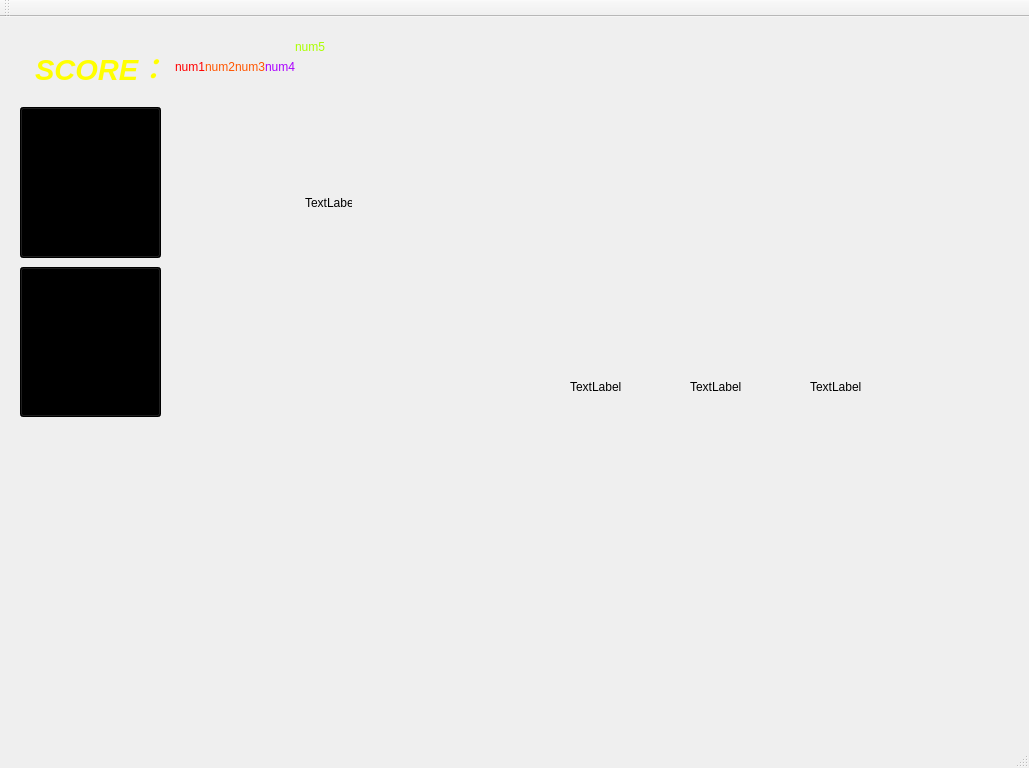
<?xml version="1.0" encoding="UTF-8"?>
<ui version="4.0">
 <class>MainWindow</class>
 <widget class="QMainWindow" name="MainWindow">
  <property name="geometry">
   <rect>
    <x>0</x>
    <y>0</y>
    <width>1029</width>
    <height>768</height>
   </rect>
  </property>
  <property name="windowTitle">
   <string>MainWindow</string>
  </property>
  <widget class="QWidget" name="centralWidget">
   <widget class="QLabel" name="rock_66">
    <property name="geometry">
     <rect>
      <x>765</x>
      <y>500</y>
      <width>40</width>
      <height>20</height>
     </rect>
    </property>
    <property name="text">
     <string/>
    </property>
    <property name="pixmap">
     <pixmap resource="pics.qrc">:/pics/things_9.png</pixmap>
    </property>
   </widget>
   <widget class="QLabel" name="rock_10">
    <property name="geometry">
     <rect>
      <x>885</x>
      <y>340</y>
      <width>40</width>
      <height>20</height>
     </rect>
    </property>
    <property name="text">
     <string/>
    </property>
    <property name="pixmap">
     <pixmap resource="pics.qrc">:/pics/things_9.png</pixmap>
    </property>
   </widget>
   <widget class="QLabel" name="ground">
    <property name="geometry">
     <rect>
      <x>-5</x>
      <y>600</y>
      <width>1024</width>
      <height>168</height>
     </rect>
    </property>
    <property name="text">
     <string/>
    </property>
    <property name="pixmap">
     <pixmap resource="pics.qrc">:/pics/ground_ch.png</pixmap>
    </property>
   </widget>
   <widget class="QLabel" name="rock_2">
    <property name="geometry">
     <rect>
      <x>565</x>
      <y>340</y>
      <width>40</width>
      <height>20</height>
     </rect>
    </property>
    <property name="text">
     <string/>
    </property>
    <property name="pixmap">
     <pixmap resource="pics.qrc">:/pics/things_9.png</pixmap>
    </property>
   </widget>
   <widget class="QLabel" name="rock_21">
    <property name="geometry">
     <rect>
      <x>885</x>
      <y>280</y>
      <width>40</width>
      <height>20</height>
     </rect>
    </property>
    <property name="text">
     <string/>
    </property>
    <property name="pixmap">
     <pixmap resource="pics.qrc">:/pics/things_9.png</pixmap>
    </property>
   </widget>
   <widget class="QLabel" name="rock_73">
    <property name="geometry">
     <rect>
      <x>885</x>
      <y>440</y>
      <width>40</width>
      <height>20</height>
     </rect>
    </property>
    <property name="text">
     <string/>
    </property>
    <property name="pixmap">
     <pixmap resource="pics.qrc">:/pics/things_9.png</pixmap>
    </property>
   </widget>
   <widget class="QLabel" name="num_2">
    <property name="geometry">
     <rect>
      <x>205</x>
      <y>20</y>
      <width>50</width>
      <height>60</height>
     </rect>
    </property>
    <property name="text">
     <string>&lt;html&gt;&lt;head/&gt;&lt;body&gt;&lt;p&gt;&lt;span style=&quot; color:#ff5500;&quot;&gt;num2&lt;/span&gt;&lt;/p&gt;&lt;/body&gt;&lt;/html&gt;</string>
    </property>
   </widget>
   <widget class="QLabel" name="rock_41">
    <property name="geometry">
     <rect>
      <x>525</x>
      <y>260</y>
      <width>40</width>
      <height>20</height>
     </rect>
    </property>
    <property name="text">
     <string/>
    </property>
    <property name="pixmap">
     <pixmap resource="pics.qrc">:/pics/things_9.png</pixmap>
    </property>
   </widget>
   <widget class="QLabel" name="rock_67">
    <property name="geometry">
     <rect>
      <x>765</x>
      <y>560</y>
      <width>40</width>
      <height>20</height>
     </rect>
    </property>
    <property name="text">
     <string/>
    </property>
    <property name="pixmap">
     <pixmap resource="pics.qrc">:/pics/things_9.png</pixmap>
    </property>
   </widget>
   <widget class="QLabel" name="rock_51">
    <property name="geometry">
     <rect>
      <x>645</x>
      <y>480</y>
      <width>40</width>
      <height>20</height>
     </rect>
    </property>
    <property name="text">
     <string/>
    </property>
    <property name="pixmap">
     <pixmap resource="pics.qrc">:/pics/things_9.png</pixmap>
    </property>
   </widget>
   <widget class="QLabel" name="rock_18">
    <property name="geometry">
     <rect>
      <x>765</x>
      <y>280</y>
      <width>40</width>
      <height>20</height>
     </rect>
    </property>
    <property name="text">
     <string/>
    </property>
    <property name="pixmap">
     <pixmap resource="pics.qrc">:/pics/things_9.png</pixmap>
    </property>
   </widget>
   <widget class="QLabel" name="rock_38">
    <property name="geometry">
     <rect>
      <x>525</x>
      <y>400</y>
      <width>40</width>
      <height>20</height>
     </rect>
    </property>
    <property name="text">
     <string/>
    </property>
    <property name="pixmap">
     <pixmap resource="pics.qrc">:/pics/things_9.png</pixmap>
    </property>
   </widget>
   <widget class="QLabel" name="bottom_2">
    <property name="geometry">
     <rect>
      <x>705</x>
      <y>300</y>
      <width>40</width>
      <height>20</height>
     </rect>
    </property>
    <property name="text">
     <string/>
    </property>
    <property name="pixmap">
     <pixmap resource="pics.qrc">:/pics/things_9_ch.png</pixmap>
    </property>
   </widget>
   <widget class="QLabel" name="rock_45">
    <property name="geometry">
     <rect>
      <x>645</x>
      <y>360</y>
      <width>40</width>
      <height>20</height>
     </rect>
    </property>
    <property name="text">
     <string/>
    </property>
    <property name="pixmap">
     <pixmap resource="pics.qrc">:/pics/things_9.png</pixmap>
    </property>
   </widget>
   <widget class="QLabel" name="rock_60">
    <property name="geometry">
     <rect>
      <x>765</x>
      <y>420</y>
      <width>40</width>
      <height>20</height>
     </rect>
    </property>
    <property name="text">
     <string/>
    </property>
    <property name="pixmap">
     <pixmap resource="pics.qrc">:/pics/things_9.png</pixmap>
    </property>
   </widget>
   <widget class="QLabel" name="rock_70">
    <property name="geometry">
     <rect>
      <x>885</x>
      <y>380</y>
      <width>40</width>
      <height>20</height>
     </rect>
    </property>
    <property name="text">
     <string/>
    </property>
    <property name="pixmap">
     <pixmap resource="pics.qrc">:/pics/things_9.png</pixmap>
    </property>
   </widget>
   <widget class="QLabel" name="rock_72">
    <property name="geometry">
     <rect>
      <x>885</x>
      <y>420</y>
      <width>40</width>
      <height>20</height>
     </rect>
    </property>
    <property name="text">
     <string/>
    </property>
    <property name="pixmap">
     <pixmap resource="pics.qrc">:/pics/things_9.png</pixmap>
    </property>
   </widget>
   <widget class="QLabel" name="num_5">
    <property name="geometry">
     <rect>
      <x>295</x>
      <y>20</y>
      <width>50</width>
      <height>60</height>
     </rect>
    </property>
    <property name="text">
     <string>&lt;html&gt;&lt;head/&gt;&lt;body&gt;&lt;p&gt;&lt;span style=&quot; color:#aaff00;&quot;&gt;num5&lt;/span&gt;&lt;/p&gt;&lt;p&gt;&lt;br/&gt;&lt;/p&gt;&lt;/body&gt;&lt;/html&gt;</string>
    </property>
   </widget>
   <widget class="QLabel" name="rock_76">
    <property name="geometry">
     <rect>
      <x>885</x>
      <y>500</y>
      <width>40</width>
      <height>20</height>
     </rect>
    </property>
    <property name="text">
     <string/>
    </property>
    <property name="pixmap">
     <pixmap resource="pics.qrc">:/pics/things_9.png</pixmap>
    </property>
   </widget>
   <widget class="QLabel" name="rock_37">
    <property name="geometry">
     <rect>
      <x>525</x>
      <y>420</y>
      <width>40</width>
      <height>20</height>
     </rect>
    </property>
    <property name="text">
     <string/>
    </property>
    <property name="pixmap">
     <pixmap resource="pics.qrc">:/pics/things_9.png</pixmap>
    </property>
   </widget>
   <widget class="QLabel" name="label">
    <property name="geometry">
     <rect>
      <x>580</x>
      <y>410</y>
      <width>50</width>
      <height>50</height>
     </rect>
    </property>
    <property name="text">
     <string/>
    </property>
    <property name="pixmap">
     <pixmap resource="pics.qrc">:/pics/pig.png</pixmap>
    </property>
   </widget>
   <widget class="QLabel" name="rock_35">
    <property name="geometry">
     <rect>
      <x>525</x>
      <y>460</y>
      <width>40</width>
      <height>20</height>
     </rect>
    </property>
    <property name="text">
     <string/>
    </property>
    <property name="pixmap">
     <pixmap resource="pics.qrc">:/pics/things_9.png</pixmap>
    </property>
   </widget>
   <widget class="QLabel" name="box_2">
    <property name="geometry">
     <rect>
      <x>580</x>
      <y>500</y>
      <width>50</width>
      <height>50</height>
     </rect>
    </property>
    <property name="text">
     <string/>
    </property>
    <property name="pixmap">
     <pixmap resource="pics.qrc">:/pics/things_4.png</pixmap>
    </property>
   </widget>
   <widget class="QLabel" name="rock_20">
    <property name="geometry">
     <rect>
      <x>885</x>
      <y>260</y>
      <width>40</width>
      <height>20</height>
     </rect>
    </property>
    <property name="text">
     <string/>
    </property>
    <property name="pixmap">
     <pixmap resource="pics.qrc">:/pics/things_9.png</pixmap>
    </property>
   </widget>
   <widget class="QLabel" name="rock_33">
    <property name="geometry">
     <rect>
      <x>525</x>
      <y>300</y>
      <width>40</width>
      <height>20</height>
     </rect>
    </property>
    <property name="text">
     <string/>
    </property>
    <property name="pixmap">
     <pixmap resource="pics.qrc">:/pics/things_9.png</pixmap>
    </property>
   </widget>
   <widget class="QLabel" name="box_4">
    <property name="geometry">
     <rect>
      <x>700</x>
      <y>550</y>
      <width>50</width>
      <height>50</height>
     </rect>
    </property>
    <property name="text">
     <string/>
    </property>
    <property name="pixmap">
     <pixmap resource="pics.qrc">:/pics/things_4.png</pixmap>
    </property>
   </widget>
   <widget class="QLabel" name="rock_79">
    <property name="geometry">
     <rect>
      <x>885</x>
      <y>560</y>
      <width>40</width>
      <height>20</height>
     </rect>
    </property>
    <property name="text">
     <string/>
    </property>
    <property name="pixmap">
     <pixmap resource="pics.qrc">:/pics/things_9.png</pixmap>
    </property>
   </widget>
   <widget class="QLabel" name="rock_58">
    <property name="geometry">
     <rect>
      <x>765</x>
      <y>380</y>
      <width>40</width>
      <height>20</height>
     </rect>
    </property>
    <property name="text">
     <string/>
    </property>
    <property name="pixmap">
     <pixmap resource="pics.qrc">:/pics/things_9.png</pixmap>
    </property>
   </widget>
   <widget class="QLabel" name="rock_8">
    <property name="geometry">
     <rect>
      <x>805</x>
      <y>340</y>
      <width>40</width>
      <height>20</height>
     </rect>
    </property>
    <property name="text">
     <string/>
    </property>
    <property name="pixmap">
     <pixmap resource="pics.qrc">:/pics/things_9.png</pixmap>
    </property>
   </widget>
   <widget class="QLabel" name="label_4">
    <property name="geometry">
     <rect>
      <x>35</x>
      <y>25</y>
      <width>141</width>
      <height>51</height>
     </rect>
    </property>
    <property name="text">
     <string>&lt;html&gt;&lt;head/&gt;&lt;body&gt;&lt;p&gt;&lt;span style=&quot; font-size:22pt; font-weight:600; font-style:italic; color:#ffff00;&quot;&gt;SCORE：&lt;/span&gt;&lt;/p&gt;&lt;/body&gt;&lt;/html&gt;</string>
    </property>
   </widget>
   <widget class="QLabel" name="box_8">
    <property name="geometry">
     <rect>
      <x>820</x>
      <y>500</y>
      <width>50</width>
      <height>50</height>
     </rect>
    </property>
    <property name="text">
     <string/>
    </property>
    <property name="pixmap">
     <pixmap resource="pics.qrc">:/pics/things_4.png</pixmap>
    </property>
   </widget>
   <widget class="QLabel" name="rock_23">
    <property name="geometry">
     <rect>
      <x>885</x>
      <y>320</y>
      <width>40</width>
      <height>20</height>
     </rect>
    </property>
    <property name="text">
     <string/>
    </property>
    <property name="pixmap">
     <pixmap resource="pics.qrc">:/pics/things_9.png</pixmap>
    </property>
   </widget>
   <widget class="QLabel" name="label_5">
    <property name="geometry">
     <rect>
      <x>18</x>
      <y>90</y>
      <width>141</width>
      <height>151</height>
     </rect>
    </property>
    <property name="text">
     <string/>
    </property>
    <property name="pixmap">
     <pixmap resource="pics.qrc">:/pics/pause2.png</pixmap>
    </property>
   </widget>
   <widget class="QLabel" name="box_7">
    <property name="geometry">
     <rect>
      <x>820</x>
      <y>550</y>
      <width>50</width>
      <height>50</height>
     </rect>
    </property>
    <property name="text">
     <string/>
    </property>
    <property name="pixmap">
     <pixmap resource="pics.qrc">:/pics/things_4.png</pixmap>
    </property>
   </widget>
   <widget class="QLabel" name="rock_53">
    <property name="geometry">
     <rect>
      <x>645</x>
      <y>520</y>
      <width>40</width>
      <height>20</height>
     </rect>
    </property>
    <property name="text">
     <string/>
    </property>
    <property name="pixmap">
     <pixmap resource="pics.qrc">:/pics/things_9.png</pixmap>
    </property>
   </widget>
   <widget class="QLabel" name="rock_19">
    <property name="geometry">
     <rect>
      <x>765</x>
      <y>300</y>
      <width>40</width>
      <height>20</height>
     </rect>
    </property>
    <property name="text">
     <string/>
    </property>
    <property name="pixmap">
     <pixmap resource="pics.qrc">:/pics/things_9.png</pixmap>
    </property>
   </widget>
   <widget class="QLabel" name="pause">
    <property name="geometry">
     <rect>
      <x>0</x>
      <y>90</y>
      <width>201</width>
      <height>721</height>
     </rect>
    </property>
    <property name="text">
     <string/>
    </property>
    <property name="pixmap">
     <pixmap resource="pics.qrc">:/pics/pause.png</pixmap>
    </property>
   </widget>
   <widget class="QLabel" name="rock_52">
    <property name="geometry">
     <rect>
      <x>645</x>
      <y>500</y>
      <width>40</width>
      <height>20</height>
     </rect>
    </property>
    <property name="text">
     <string/>
    </property>
    <property name="pixmap">
     <pixmap resource="pics.qrc">:/pics/things_9.png</pixmap>
    </property>
   </widget>
   <widget class="QLabel" name="rock_54">
    <property name="geometry">
     <rect>
      <x>645</x>
      <y>540</y>
      <width>40</width>
      <height>20</height>
     </rect>
    </property>
    <property name="text">
     <string/>
    </property>
    <property name="pixmap">
     <pixmap resource="pics.qrc">:/pics/things_9.png</pixmap>
    </property>
   </widget>
   <widget class="QLabel" name="num_1">
    <property name="geometry">
     <rect>
      <x>175</x>
      <y>20</y>
      <width>51</width>
      <height>60</height>
     </rect>
    </property>
    <property name="text">
     <string>&lt;html&gt;&lt;head/&gt;&lt;body&gt;&lt;p&gt;&lt;span style=&quot; color:#ff0000;&quot;&gt;num1&lt;/span&gt;&lt;/p&gt;&lt;/body&gt;&lt;/html&gt;</string>
    </property>
   </widget>
   <widget class="QLabel" name="rock_50">
    <property name="geometry">
     <rect>
      <x>645</x>
      <y>460</y>
      <width>40</width>
      <height>20</height>
     </rect>
    </property>
    <property name="text">
     <string/>
    </property>
    <property name="pixmap">
     <pixmap resource="pics.qrc">:/pics/things_9.png</pixmap>
    </property>
   </widget>
   <widget class="QLabel" name="rock_11">
    <property name="geometry">
     <rect>
      <x>525</x>
      <y>280</y>
      <width>40</width>
      <height>20</height>
     </rect>
    </property>
    <property name="text">
     <string/>
    </property>
    <property name="pixmap">
     <pixmap resource="pics.qrc">:/pics/things_9.png</pixmap>
    </property>
   </widget>
   <widget class="QLabel" name="rock_40">
    <property name="geometry">
     <rect>
      <x>525</x>
      <y>360</y>
      <width>40</width>
      <height>20</height>
     </rect>
    </property>
    <property name="text">
     <string/>
    </property>
    <property name="pixmap">
     <pixmap resource="pics.qrc">:/pics/things_9.png</pixmap>
    </property>
   </widget>
   <widget class="QLabel" name="rock_56">
    <property name="geometry">
     <rect>
      <x>645</x>
      <y>580</y>
      <width>40</width>
      <height>20</height>
     </rect>
    </property>
    <property name="text">
     <string/>
    </property>
    <property name="pixmap">
     <pixmap resource="pics.qrc">:/pics/things_9.png</pixmap>
    </property>
   </widget>
   <widget class="QLabel" name="rock_71">
    <property name="geometry">
     <rect>
      <x>885</x>
      <y>400</y>
      <width>40</width>
      <height>20</height>
     </rect>
    </property>
    <property name="text">
     <string/>
    </property>
    <property name="pixmap">
     <pixmap resource="pics.qrc">:/pics/things_9.png</pixmap>
    </property>
   </widget>
   <widget class="QLabel" name="shoot_back">
    <property name="geometry">
     <rect>
      <x>40</x>
      <y>462</y>
      <width>275</width>
      <height>183</height>
     </rect>
    </property>
    <property name="text">
     <string/>
    </property>
    <property name="pixmap">
     <pixmap resource="pics.qrc">:/pics/shoot_ch_back.png</pixmap>
    </property>
   </widget>
   <widget class="QLabel" name="rock_30">
    <property name="geometry">
     <rect>
      <x>605</x>
      <y>320</y>
      <width>40</width>
      <height>20</height>
     </rect>
    </property>
    <property name="text">
     <string/>
    </property>
    <property name="pixmap">
     <pixmap resource="pics.qrc">:/pics/things_9.png</pixmap>
    </property>
   </widget>
   <widget class="QLabel" name="rock_47">
    <property name="geometry">
     <rect>
      <x>645</x>
      <y>400</y>
      <width>40</width>
      <height>20</height>
     </rect>
    </property>
    <property name="text">
     <string/>
    </property>
    <property name="pixmap">
     <pixmap resource="pics.qrc">:/pics/things_9.png</pixmap>
    </property>
   </widget>
   <widget class="QLabel" name="egg">
    <property name="geometry">
     <rect>
      <x>305</x>
      <y>180</y>
      <width>47</width>
      <height>12</height>
     </rect>
    </property>
    <property name="text">
     <string>TextLabel</string>
    </property>
   </widget>
   <widget class="QLabel" name="rock_15">
    <property name="geometry">
     <rect>
      <x>525</x>
      <y>560</y>
      <width>40</width>
      <height>20</height>
     </rect>
    </property>
    <property name="text">
     <string/>
    </property>
    <property name="pixmap">
     <pixmap resource="pics.qrc">:/pics/things_9.png</pixmap>
    </property>
   </widget>
   <widget class="QLabel" name="label_2">
    <property name="geometry">
     <rect>
      <x>700</x>
      <y>410</y>
      <width>50</width>
      <height>50</height>
     </rect>
    </property>
    <property name="text">
     <string/>
    </property>
    <property name="pixmap">
     <pixmap resource="pics.qrc">:/pics/pig.png</pixmap>
    </property>
   </widget>
   <widget class="QLabel" name="break_1">
    <property name="geometry">
     <rect>
      <x>570</x>
      <y>360</y>
      <width>60</width>
      <height>20</height>
     </rect>
    </property>
    <property name="text">
     <string>TextLabel</string>
    </property>
   </widget>
   <widget class="QLabel" name="num_3">
    <property name="geometry">
     <rect>
      <x>235</x>
      <y>20</y>
      <width>50</width>
      <height>60</height>
     </rect>
    </property>
    <property name="text">
     <string>&lt;html&gt;&lt;head/&gt;&lt;body&gt;&lt;p&gt;&lt;span style=&quot; color:#ff5500;&quot;&gt;num3&lt;/span&gt;&lt;/p&gt;&lt;/body&gt;&lt;/html&gt;</string>
    </property>
   </widget>
   <widget class="QLabel" name="rock_65">
    <property name="geometry">
     <rect>
      <x>765</x>
      <y>520</y>
      <width>40</width>
      <height>20</height>
     </rect>
    </property>
    <property name="text">
     <string/>
    </property>
    <property name="pixmap">
     <pixmap resource="pics.qrc">:/pics/things_9.png</pixmap>
    </property>
   </widget>
   <widget class="QLabel" name="bottom_1">
    <property name="geometry">
     <rect>
      <x>585</x>
      <y>300</y>
      <width>40</width>
      <height>20</height>
     </rect>
    </property>
    <property name="text">
     <string/>
    </property>
    <property name="pixmap">
     <pixmap resource="pics.qrc">:/pics/things_9_ch.png</pixmap>
    </property>
   </widget>
   <widget class="QLabel" name="rock_31">
    <property name="geometry">
     <rect>
      <x>565</x>
      <y>320</y>
      <width>40</width>
      <height>20</height>
     </rect>
    </property>
    <property name="text">
     <string/>
    </property>
    <property name="pixmap">
     <pixmap resource="pics.qrc">:/pics/things_9.png</pixmap>
    </property>
   </widget>
   <widget class="QLabel" name="box_5">
    <property name="geometry">
     <rect>
      <x>700</x>
      <y>500</y>
      <width>50</width>
      <height>50</height>
     </rect>
    </property>
    <property name="text">
     <string/>
    </property>
    <property name="pixmap">
     <pixmap resource="pics.qrc">:/pics/things_4.png</pixmap>
    </property>
   </widget>
   <widget class="QLabel" name="rock_46">
    <property name="geometry">
     <rect>
      <x>645</x>
      <y>380</y>
      <width>40</width>
      <height>20</height>
     </rect>
    </property>
    <property name="text">
     <string/>
    </property>
    <property name="pixmap">
     <pixmap resource="pics.qrc">:/pics/things_9.png</pixmap>
    </property>
   </widget>
   <widget class="QLabel" name="background">
    <property name="geometry">
     <rect>
      <x>0</x>
      <y>0</y>
      <width>1024</width>
      <height>768</height>
     </rect>
    </property>
    <property name="text">
     <string/>
    </property>
    <property name="pixmap">
     <pixmap resource="pics.qrc">:/pics/angry_bird_background_pics_2_ch.png</pixmap>
    </property>
   </widget>
   <widget class="QLabel" name="rock_49">
    <property name="geometry">
     <rect>
      <x>645</x>
      <y>440</y>
      <width>40</width>
      <height>20</height>
     </rect>
    </property>
    <property name="text">
     <string/>
    </property>
    <property name="pixmap">
     <pixmap resource="pics.qrc">:/pics/things_9.png</pixmap>
    </property>
   </widget>
   <widget class="QLabel" name="rock_16">
    <property name="geometry">
     <rect>
      <x>525</x>
      <y>580</y>
      <width>40</width>
      <height>20</height>
     </rect>
    </property>
    <property name="text">
     <string/>
    </property>
    <property name="pixmap">
     <pixmap resource="pics.qrc">:/pics/things_9.png</pixmap>
    </property>
   </widget>
   <widget class="QLabel" name="box_1">
    <property name="geometry">
     <rect>
      <x>580</x>
      <y>550</y>
      <width>50</width>
      <height>50</height>
     </rect>
    </property>
    <property name="text">
     <string/>
    </property>
    <property name="pixmap">
     <pixmap resource="pics.qrc">:/pics/things_4.png</pixmap>
    </property>
   </widget>
   <widget class="QLabel" name="rock_68">
    <property name="geometry">
     <rect>
      <x>765</x>
      <y>580</y>
      <width>40</width>
      <height>20</height>
     </rect>
    </property>
    <property name="text">
     <string/>
    </property>
    <property name="pixmap">
     <pixmap resource="pics.qrc">:/pics/things_9.png</pixmap>
    </property>
   </widget>
   <widget class="QLabel" name="rock_6">
    <property name="geometry">
     <rect>
      <x>725</x>
      <y>340</y>
      <width>40</width>
      <height>20</height>
     </rect>
    </property>
    <property name="text">
     <string/>
    </property>
    <property name="pixmap">
     <pixmap resource="pics.qrc">:/pics/things_9.png</pixmap>
    </property>
   </widget>
   <widget class="QLabel" name="rock_69">
    <property name="geometry">
     <rect>
      <x>885</x>
      <y>360</y>
      <width>40</width>
      <height>20</height>
     </rect>
    </property>
    <property name="text">
     <string/>
    </property>
    <property name="pixmap">
     <pixmap resource="pics.qrc">:/pics/things_9.png</pixmap>
    </property>
   </widget>
   <widget class="QLabel" name="break_2">
    <property name="geometry">
     <rect>
      <x>690</x>
      <y>360</y>
      <width>60</width>
      <height>20</height>
     </rect>
    </property>
    <property name="text">
     <string>TextLabel</string>
    </property>
   </widget>
   <widget class="QLabel" name="rock_77">
    <property name="geometry">
     <rect>
      <x>885</x>
      <y>520</y>
      <width>40</width>
      <height>20</height>
     </rect>
    </property>
    <property name="text">
     <string/>
    </property>
    <property name="pixmap">
     <pixmap resource="pics.qrc">:/pics/things_9.png</pixmap>
    </property>
   </widget>
   <widget class="QLabel" name="rock_9">
    <property name="geometry">
     <rect>
      <x>845</x>
      <y>340</y>
      <width>40</width>
      <height>20</height>
     </rect>
    </property>
    <property name="text">
     <string/>
    </property>
    <property name="pixmap">
     <pixmap resource="pics.qrc">:/pics/things_9.png</pixmap>
    </property>
   </widget>
   <widget class="QLabel" name="rock_59">
    <property name="geometry">
     <rect>
      <x>765</x>
      <y>400</y>
      <width>40</width>
      <height>20</height>
     </rect>
    </property>
    <property name="text">
     <string/>
    </property>
    <property name="pixmap">
     <pixmap resource="pics.qrc">:/pics/things_9.png</pixmap>
    </property>
   </widget>
   <widget class="QLabel" name="bottom_3">
    <property name="geometry">
     <rect>
      <x>825</x>
      <y>300</y>
      <width>40</width>
      <height>20</height>
     </rect>
    </property>
    <property name="text">
     <string/>
    </property>
    <property name="pixmap">
     <pixmap resource="pics.qrc">:/pics/things_9_ch.png</pixmap>
    </property>
   </widget>
   <widget class="QLabel" name="bird_1">
    <property name="geometry">
     <rect>
      <x>145</x>
      <y>500</y>
      <width>50</width>
      <height>50</height>
     </rect>
    </property>
    <property name="text">
     <string/>
    </property>
   </widget>
   <widget class="QLabel" name="rock_57">
    <property name="geometry">
     <rect>
      <x>765</x>
      <y>360</y>
      <width>40</width>
      <height>20</height>
     </rect>
    </property>
    <property name="text">
     <string/>
    </property>
    <property name="pixmap">
     <pixmap resource="pics.qrc">:/pics/things_9.png</pixmap>
    </property>
   </widget>
   <widget class="QLabel" name="rock_13">
    <property name="geometry">
     <rect>
      <x>525</x>
      <y>520</y>
      <width>40</width>
      <height>20</height>
     </rect>
    </property>
    <property name="text">
     <string/>
    </property>
    <property name="pixmap">
     <pixmap resource="pics.qrc">:/pics/things_9.png</pixmap>
    </property>
   </widget>
   <widget class="QLabel" name="rock_24">
    <property name="geometry">
     <rect>
      <x>845</x>
      <y>320</y>
      <width>40</width>
      <height>20</height>
     </rect>
    </property>
    <property name="text">
     <string/>
    </property>
    <property name="pixmap">
     <pixmap resource="pics.qrc">:/pics/things_9.png</pixmap>
    </property>
   </widget>
   <widget class="QLabel" name="rock_5">
    <property name="geometry">
     <rect>
      <x>685</x>
      <y>340</y>
      <width>40</width>
      <height>20</height>
     </rect>
    </property>
    <property name="text">
     <string/>
    </property>
    <property name="pixmap">
     <pixmap resource="pics.qrc">:/pics/things_9.png</pixmap>
    </property>
   </widget>
   <widget class="QLabel" name="rock_64">
    <property name="geometry">
     <rect>
      <x>765</x>
      <y>480</y>
      <width>40</width>
      <height>20</height>
     </rect>
    </property>
    <property name="text">
     <string/>
    </property>
    <property name="pixmap">
     <pixmap resource="pics.qrc">:/pics/things_9.png</pixmap>
    </property>
   </widget>
   <widget class="QLabel" name="rock_27">
    <property name="geometry">
     <rect>
      <x>725</x>
      <y>320</y>
      <width>40</width>
      <height>20</height>
     </rect>
    </property>
    <property name="text">
     <string/>
    </property>
    <property name="pixmap">
     <pixmap resource="pics.qrc">:/pics/things_9.png</pixmap>
    </property>
   </widget>
   <widget class="QLabel" name="rock_17">
    <property name="geometry">
     <rect>
      <x>765</x>
      <y>260</y>
      <width>40</width>
      <height>20</height>
     </rect>
    </property>
    <property name="text">
     <string/>
    </property>
    <property name="pixmap">
     <pixmap resource="pics.qrc">:/pics/things_9.png</pixmap>
    </property>
   </widget>
   <widget class="QLabel" name="rock_43">
    <property name="geometry">
     <rect>
      <x>645</x>
      <y>280</y>
      <width>40</width>
      <height>20</height>
     </rect>
    </property>
    <property name="text">
     <string/>
    </property>
    <property name="pixmap">
     <pixmap resource="pics.qrc">:/pics/things_9.png</pixmap>
    </property>
   </widget>
   <widget class="QLabel" name="rock_34">
    <property name="geometry">
     <rect>
      <x>525</x>
      <y>480</y>
      <width>40</width>
      <height>20</height>
     </rect>
    </property>
    <property name="text">
     <string/>
    </property>
    <property name="pixmap">
     <pixmap resource="pics.qrc">:/pics/things_9.png</pixmap>
    </property>
   </widget>
   <widget class="QLabel" name="rock_3">
    <property name="geometry">
     <rect>
      <x>605</x>
      <y>340</y>
      <width>40</width>
      <height>20</height>
     </rect>
    </property>
    <property name="text">
     <string/>
    </property>
    <property name="pixmap">
     <pixmap resource="pics.qrc">:/pics/things_9.png</pixmap>
    </property>
   </widget>
   <widget class="QLabel" name="rock_7">
    <property name="geometry">
     <rect>
      <x>765</x>
      <y>340</y>
      <width>40</width>
      <height>20</height>
     </rect>
    </property>
    <property name="text">
     <string/>
    </property>
    <property name="pixmap">
     <pixmap resource="pics.qrc">:/pics/things_9.png</pixmap>
    </property>
   </widget>
   <widget class="QLabel" name="rock_22">
    <property name="geometry">
     <rect>
      <x>885</x>
      <y>300</y>
      <width>40</width>
      <height>20</height>
     </rect>
    </property>
    <property name="text">
     <string/>
    </property>
    <property name="pixmap">
     <pixmap resource="pics.qrc">:/pics/things_9.png</pixmap>
    </property>
   </widget>
   <widget class="QLabel" name="rock_42">
    <property name="geometry">
     <rect>
      <x>645</x>
      <y>300</y>
      <width>40</width>
      <height>20</height>
     </rect>
    </property>
    <property name="text">
     <string/>
    </property>
    <property name="pixmap">
     <pixmap resource="pics.qrc">:/pics/things_9.png</pixmap>
    </property>
   </widget>
   <widget class="QLabel" name="num_4">
    <property name="geometry">
     <rect>
      <x>265</x>
      <y>20</y>
      <width>50</width>
      <height>60</height>
     </rect>
    </property>
    <property name="text">
     <string>&lt;html&gt;&lt;head/&gt;&lt;body&gt;&lt;p&gt;&lt;span style=&quot; color:#aa00ff;&quot;&gt;num4&lt;/span&gt;&lt;/p&gt;&lt;/body&gt;&lt;/html&gt;</string>
    </property>
   </widget>
   <widget class="QLabel" name="rock_29">
    <property name="geometry">
     <rect>
      <x>645</x>
      <y>320</y>
      <width>40</width>
      <height>20</height>
     </rect>
    </property>
    <property name="text">
     <string/>
    </property>
    <property name="pixmap">
     <pixmap resource="pics.qrc">:/pics/things_9.png</pixmap>
    </property>
   </widget>
   <widget class="QLabel" name="rock_25">
    <property name="geometry">
     <rect>
      <x>805</x>
      <y>320</y>
      <width>40</width>
      <height>20</height>
     </rect>
    </property>
    <property name="text">
     <string/>
    </property>
    <property name="pixmap">
     <pixmap resource="pics.qrc">:/pics/things_9.png</pixmap>
    </property>
   </widget>
   <widget class="QLabel" name="rock_12">
    <property name="geometry">
     <rect>
      <x>525</x>
      <y>500</y>
      <width>40</width>
      <height>20</height>
     </rect>
    </property>
    <property name="text">
     <string/>
    </property>
    <property name="pixmap">
     <pixmap resource="pics.qrc">:/pics/things_9.png</pixmap>
    </property>
   </widget>
   <widget class="QLabel" name="rock_61">
    <property name="geometry">
     <rect>
      <x>765</x>
      <y>440</y>
      <width>40</width>
      <height>20</height>
     </rect>
    </property>
    <property name="text">
     <string/>
    </property>
    <property name="pixmap">
     <pixmap resource="pics.qrc">:/pics/things_9.png</pixmap>
    </property>
   </widget>
   <widget class="QLabel" name="rock_1">
    <property name="geometry">
     <rect>
      <x>525</x>
      <y>340</y>
      <width>40</width>
      <height>20</height>
     </rect>
    </property>
    <property name="text">
     <string/>
    </property>
    <property name="pixmap">
     <pixmap resource="pics.qrc">:/pics/things_9.png</pixmap>
    </property>
   </widget>
   <widget class="QLabel" name="rock_80">
    <property name="geometry">
     <rect>
      <x>885</x>
      <y>580</y>
      <width>40</width>
      <height>20</height>
     </rect>
    </property>
    <property name="text">
     <string/>
    </property>
    <property name="pixmap">
     <pixmap resource="pics.qrc">:/pics/things_9.png</pixmap>
    </property>
   </widget>
   <widget class="QLabel" name="rock_32">
    <property name="geometry">
     <rect>
      <x>525</x>
      <y>320</y>
      <width>40</width>
      <height>20</height>
     </rect>
    </property>
    <property name="text">
     <string/>
    </property>
    <property name="pixmap">
     <pixmap resource="pics.qrc">:/pics/things_9.png</pixmap>
    </property>
   </widget>
   <widget class="QLabel" name="rock_36">
    <property name="geometry">
     <rect>
      <x>525</x>
      <y>440</y>
      <width>40</width>
      <height>20</height>
     </rect>
    </property>
    <property name="text">
     <string/>
    </property>
    <property name="pixmap">
     <pixmap resource="pics.qrc">:/pics/things_9.png</pixmap>
    </property>
   </widget>
   <widget class="QLabel" name="rock_63">
    <property name="geometry">
     <rect>
      <x>765</x>
      <y>540</y>
      <width>40</width>
      <height>20</height>
     </rect>
    </property>
    <property name="text">
     <string/>
    </property>
    <property name="pixmap">
     <pixmap resource="pics.qrc">:/pics/things_9.png</pixmap>
    </property>
   </widget>
   <widget class="QLabel" name="box_3">
    <property name="geometry">
     <rect>
      <x>580</x>
      <y>450</y>
      <width>50</width>
      <height>50</height>
     </rect>
    </property>
    <property name="text">
     <string/>
    </property>
    <property name="pixmap">
     <pixmap resource="pics.qrc">:/pics/things_4.png</pixmap>
    </property>
   </widget>
   <widget class="QLabel" name="rock_39">
    <property name="geometry">
     <rect>
      <x>525</x>
      <y>380</y>
      <width>40</width>
      <height>20</height>
     </rect>
    </property>
    <property name="text">
     <string/>
    </property>
    <property name="pixmap">
     <pixmap resource="pics.qrc">:/pics/things_9.png</pixmap>
    </property>
   </widget>
   <widget class="QLabel" name="rock_26">
    <property name="geometry">
     <rect>
      <x>765</x>
      <y>320</y>
      <width>40</width>
      <height>20</height>
     </rect>
    </property>
    <property name="text">
     <string/>
    </property>
    <property name="pixmap">
     <pixmap resource="pics.qrc">:/pics/things_9.png</pixmap>
    </property>
   </widget>
   <widget class="QLabel" name="rock_55">
    <property name="geometry">
     <rect>
      <x>645</x>
      <y>560</y>
      <width>40</width>
      <height>20</height>
     </rect>
    </property>
    <property name="text">
     <string/>
    </property>
    <property name="pixmap">
     <pixmap resource="pics.qrc">:/pics/things_9.png</pixmap>
    </property>
   </widget>
   <widget class="QLabel" name="box_9">
    <property name="geometry">
     <rect>
      <x>820</x>
      <y>450</y>
      <width>50</width>
      <height>50</height>
     </rect>
    </property>
    <property name="text">
     <string/>
    </property>
    <property name="pixmap">
     <pixmap resource="pics.qrc">:/pics/things_4.png</pixmap>
    </property>
   </widget>
   <widget class="QPushButton" name="quit">
    <property name="geometry">
     <rect>
      <x>20</x>
      <y>90</y>
      <width>141</width>
      <height>151</height>
     </rect>
    </property>
    <property name="styleSheet">
     <string notr="true">background-image: url(:/pics/pause2.png);
background-color: rgb(0, 0, 0);</string>
    </property>
    <property name="text">
     <string/>
    </property>
   </widget>
   <widget class="QLabel" name="rock_48">
    <property name="geometry">
     <rect>
      <x>645</x>
      <y>420</y>
      <width>40</width>
      <height>20</height>
     </rect>
    </property>
    <property name="text">
     <string/>
    </property>
    <property name="pixmap">
     <pixmap resource="pics.qrc">:/pics/things_9.png</pixmap>
    </property>
   </widget>
   <widget class="QLabel" name="rock_74">
    <property name="geometry">
     <rect>
      <x>885</x>
      <y>460</y>
      <width>40</width>
      <height>20</height>
     </rect>
    </property>
    <property name="text">
     <string/>
    </property>
    <property name="pixmap">
     <pixmap resource="pics.qrc">:/pics/things_9.png</pixmap>
    </property>
   </widget>
   <widget class="QLabel" name="rock_28">
    <property name="geometry">
     <rect>
      <x>685</x>
      <y>320</y>
      <width>40</width>
      <height>20</height>
     </rect>
    </property>
    <property name="text">
     <string/>
    </property>
    <property name="pixmap">
     <pixmap resource="pics.qrc">:/pics/things_9.png</pixmap>
    </property>
   </widget>
   <widget class="QLabel" name="rock_44">
    <property name="geometry">
     <rect>
      <x>645</x>
      <y>260</y>
      <width>40</width>
      <height>20</height>
     </rect>
    </property>
    <property name="text">
     <string/>
    </property>
    <property name="pixmap">
     <pixmap resource="pics.qrc">:/pics/things_9.png</pixmap>
    </property>
   </widget>
   <widget class="QLabel" name="box_6">
    <property name="geometry">
     <rect>
      <x>700</x>
      <y>450</y>
      <width>50</width>
      <height>50</height>
     </rect>
    </property>
    <property name="text">
     <string/>
    </property>
    <property name="pixmap">
     <pixmap resource="pics.qrc">:/pics/things_4.png</pixmap>
    </property>
   </widget>
   <widget class="QLabel" name="rock_78">
    <property name="geometry">
     <rect>
      <x>885</x>
      <y>540</y>
      <width>40</width>
      <height>20</height>
     </rect>
    </property>
    <property name="text">
     <string/>
    </property>
    <property name="pixmap">
     <pixmap resource="pics.qrc">:/pics/things_9.png</pixmap>
    </property>
   </widget>
   <widget class="QLabel" name="shoot_front">
    <property name="geometry">
     <rect>
      <x>40</x>
      <y>460</y>
      <width>275</width>
      <height>183</height>
     </rect>
    </property>
    <property name="text">
     <string/>
    </property>
    <property name="pixmap">
     <pixmap resource="pics.qrc">:/pics/shoot_ch_front.png</pixmap>
    </property>
   </widget>
   <widget class="QLabel" name="rock_4">
    <property name="geometry">
     <rect>
      <x>645</x>
      <y>340</y>
      <width>40</width>
      <height>20</height>
     </rect>
    </property>
    <property name="text">
     <string/>
    </property>
    <property name="pixmap">
     <pixmap resource="pics.qrc">:/pics/things_9.png</pixmap>
    </property>
   </widget>
   <widget class="QLabel" name="rock_75">
    <property name="geometry">
     <rect>
      <x>885</x>
      <y>480</y>
      <width>40</width>
      <height>20</height>
     </rect>
    </property>
    <property name="text">
     <string/>
    </property>
    <property name="pixmap">
     <pixmap resource="pics.qrc">:/pics/things_9.png</pixmap>
    </property>
   </widget>
   <widget class="QLabel" name="label_3">
    <property name="geometry">
     <rect>
      <x>820</x>
      <y>410</y>
      <width>50</width>
      <height>50</height>
     </rect>
    </property>
    <property name="text">
     <string/>
    </property>
    <property name="pixmap">
     <pixmap resource="pics.qrc">:/pics/pig.png</pixmap>
    </property>
   </widget>
   <widget class="QLabel" name="rock_62">
    <property name="geometry">
     <rect>
      <x>765</x>
      <y>460</y>
      <width>40</width>
      <height>20</height>
     </rect>
    </property>
    <property name="text">
     <string/>
    </property>
    <property name="pixmap">
     <pixmap resource="pics.qrc">:/pics/things_9.png</pixmap>
    </property>
   </widget>
   <widget class="QLabel" name="break_3">
    <property name="geometry">
     <rect>
      <x>810</x>
      <y>360</y>
      <width>60</width>
      <height>20</height>
     </rect>
    </property>
    <property name="text">
     <string>TextLabel</string>
    </property>
   </widget>
   <widget class="QLabel" name="rock_14">
    <property name="geometry">
     <rect>
      <x>525</x>
      <y>540</y>
      <width>40</width>
      <height>20</height>
     </rect>
    </property>
    <property name="text">
     <string/>
    </property>
    <property name="pixmap">
     <pixmap resource="pics.qrc">:/pics/things_9.png</pixmap>
    </property>
   </widget>
   <widget class="QPushButton" name="again">
    <property name="geometry">
     <rect>
      <x>20</x>
      <y>250</y>
      <width>141</width>
      <height>150</height>
     </rect>
    </property>
    <property name="styleSheet">
     <string notr="true">background-image: url(:/pics/pause_2.png);
background-color: rgb(0, 0, 0);</string>
    </property>
    <property name="text">
     <string/>
    </property>
   </widget>
   <zorder>background</zorder>
   <zorder>rock_66</zorder>
   <zorder>rock_10</zorder>
   <zorder>ground</zorder>
   <zorder>rock_2</zorder>
   <zorder>rock_21</zorder>
   <zorder>rock_73</zorder>
   <zorder>rock_41</zorder>
   <zorder>rock_67</zorder>
   <zorder>rock_51</zorder>
   <zorder>rock_18</zorder>
   <zorder>rock_38</zorder>
   <zorder>bottom_2</zorder>
   <zorder>rock_45</zorder>
   <zorder>rock_60</zorder>
   <zorder>rock_70</zorder>
   <zorder>rock_72</zorder>
   <zorder>rock_76</zorder>
   <zorder>rock_37</zorder>
   <zorder>label</zorder>
   <zorder>rock_35</zorder>
   <zorder>box_2</zorder>
   <zorder>rock_20</zorder>
   <zorder>rock_33</zorder>
   <zorder>box_4</zorder>
   <zorder>rock_79</zorder>
   <zorder>rock_58</zorder>
   <zorder>rock_8</zorder>
   <zorder>label_4</zorder>
   <zorder>box_8</zorder>
   <zorder>rock_23</zorder>
   <zorder>label_5</zorder>
   <zorder>box_7</zorder>
   <zorder>rock_53</zorder>
   <zorder>rock_19</zorder>
   <zorder>rock_52</zorder>
   <zorder>rock_54</zorder>
   <zorder>rock_50</zorder>
   <zorder>rock_11</zorder>
   <zorder>rock_40</zorder>
   <zorder>rock_56</zorder>
   <zorder>rock_71</zorder>
   <zorder>shoot_back</zorder>
   <zorder>rock_30</zorder>
   <zorder>rock_47</zorder>
   <zorder>egg</zorder>
   <zorder>rock_15</zorder>
   <zorder>label_2</zorder>
   <zorder>break_1</zorder>
   <zorder>rock_65</zorder>
   <zorder>bottom_1</zorder>
   <zorder>rock_31</zorder>
   <zorder>box_5</zorder>
   <zorder>rock_46</zorder>
   <zorder>rock_49</zorder>
   <zorder>rock_16</zorder>
   <zorder>box_1</zorder>
   <zorder>rock_68</zorder>
   <zorder>rock_6</zorder>
   <zorder>rock_69</zorder>
   <zorder>break_2</zorder>
   <zorder>rock_77</zorder>
   <zorder>rock_9</zorder>
   <zorder>rock_59</zorder>
   <zorder>bottom_3</zorder>
   <zorder>bird_1</zorder>
   <zorder>rock_57</zorder>
   <zorder>rock_13</zorder>
   <zorder>rock_24</zorder>
   <zorder>rock_5</zorder>
   <zorder>rock_64</zorder>
   <zorder>rock_27</zorder>
   <zorder>rock_17</zorder>
   <zorder>rock_43</zorder>
   <zorder>rock_34</zorder>
   <zorder>rock_3</zorder>
   <zorder>rock_7</zorder>
   <zorder>rock_22</zorder>
   <zorder>rock_42</zorder>
   <zorder>rock_29</zorder>
   <zorder>rock_25</zorder>
   <zorder>rock_12</zorder>
   <zorder>rock_61</zorder>
   <zorder>rock_1</zorder>
   <zorder>rock_80</zorder>
   <zorder>rock_32</zorder>
   <zorder>rock_36</zorder>
   <zorder>rock_63</zorder>
   <zorder>box_3</zorder>
   <zorder>rock_39</zorder>
   <zorder>rock_26</zorder>
   <zorder>rock_55</zorder>
   <zorder>box_9</zorder>
   <zorder>rock_48</zorder>
   <zorder>rock_74</zorder>
   <zorder>rock_28</zorder>
   <zorder>rock_44</zorder>
   <zorder>box_6</zorder>
   <zorder>rock_78</zorder>
   <zorder>shoot_front</zorder>
   <zorder>rock_4</zorder>
   <zorder>rock_75</zorder>
   <zorder>label_3</zorder>
   <zorder>rock_62</zorder>
   <zorder>break_3</zorder>
   <zorder>rock_14</zorder>
   <zorder>pause</zorder>
   <zorder>quit</zorder>
   <zorder>num_5</zorder>
   <zorder>num_4</zorder>
   <zorder>num_3</zorder>
   <zorder>num_2</zorder>
   <zorder>num_1</zorder>
   <zorder>again</zorder>
  </widget>
  <widget class="QMenuBar" name="menuBar">
   <property name="geometry">
    <rect>
     <x>0</x>
     <y>0</y>
     <width>1029</width>
     <height>21</height>
    </rect>
   </property>
  </widget>
  <widget class="QToolBar" name="mainToolBar">
   <attribute name="toolBarArea">
    <enum>TopToolBarArea</enum>
   </attribute>
   <attribute name="toolBarBreak">
    <bool>false</bool>
   </attribute>
  </widget>
  <widget class="QStatusBar" name="statusBar"/>
 </widget>
 <layoutdefault spacing="6" margin="11"/>
 <resources>
  <include location="pics.qrc"/>
 </resources>
 <connections/>
</ui>
